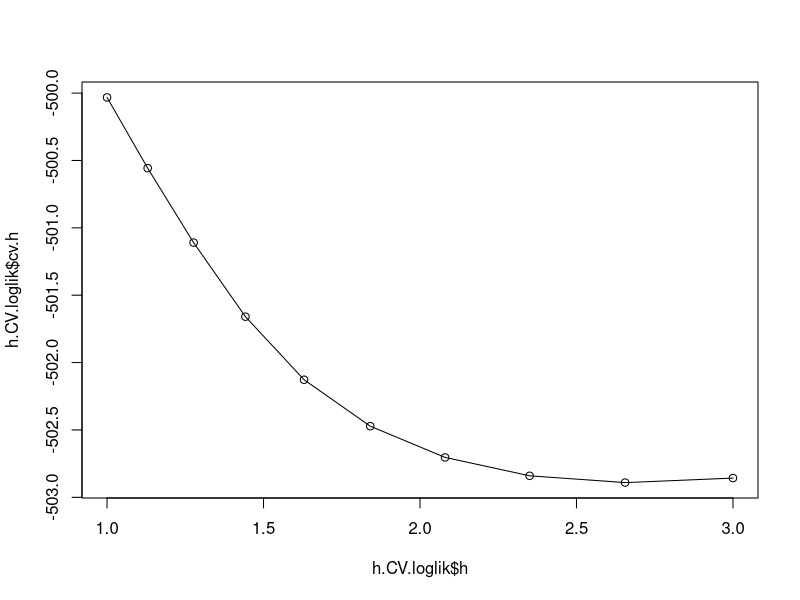
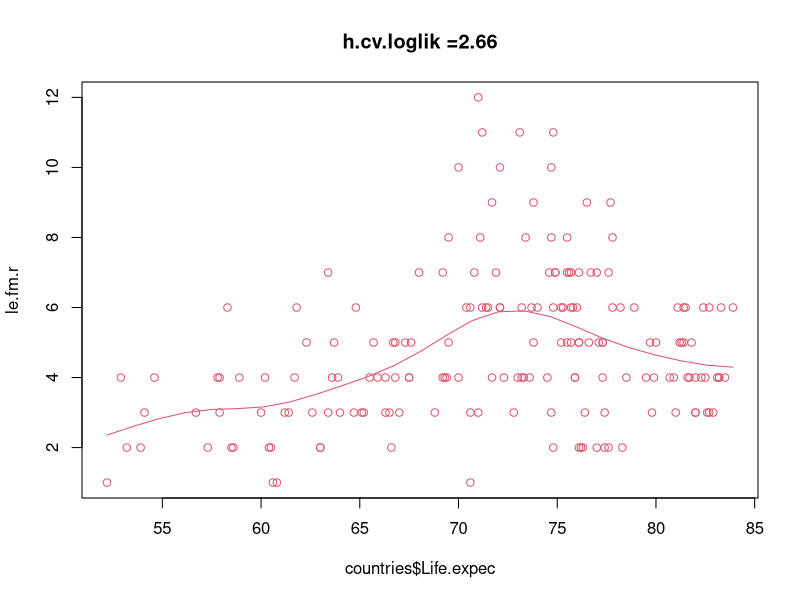

The R source for these figures, in order:
## ---- chunk 1
knitr::opts_chunk$set(echo = TRUE)
## ---- chunk 2
# Bandwidth choice in the local logistic regression 
# by leave-one-out cross-validation.
# Function "sm.binomial", from library "sm", is used.
#
# Pedro Delicado

# method can be equal to 'loglik.CV' (default) or 'prob.missclas.CV'
h.cv.sm.poison <- function(x,y,rg.h=NULL,l.h=10,method=loglik.CV){
   cv.h <- numeric(l.h)
   if (is.null(rg.h)){
      hh <- c(h.select(x,y,method="cv"),
            h.select(x,y,method="aicc"))#,hcv(x,y))
      rg.h <- range(hh)*c(1/2, 2)# why this change?
      
   }
   i <- 0
   gr.h <- exp( seq(log(rg.h[1]), log(rg.h[2]), l=l.h))
   for (h in gr.h){
      i <- i+1
      cv.h[i] <- method(x,y,h)
   }
   return(list(h = gr.h, 
               cv.h = cv.h, 
               h.cv = gr.h[which.min(cv.h)]))
}


# method loglik.CV: leave-one-out log-likelihood 
loglik.CV <- function(x,y,h){
  n <- length(x)
  pred <- sapply(1:n, 
      function(i,x,y,h){
         sm.poisson(x=x[-i],y=y[-i],h=h,eval.points=x[i],display="none")$estimate
      },   x,y,h)
  faculty <- sapply(1:n, function(i, y){prod(1:y[i])}, y)

  return(-sum(y*log(pred)-pred)) #-log(faculty) only a scale # why this change?
  # return(-sum( y*log(pred/(1-pred)) + log(1-pred) )/n)# I understand why you change log(pred/(1-pred)) for log(pred) but I don't really understand the change of the second part.
}

## ---- chunk 3
countries<-read.csv2(file="HDI.2017.subset.csv",row.names = 1)
#attach(countries)
le.fm.r <- round(countries$le.fm)
library(sm)

## ---- chunk 4
x<- countries$Life.expec
y<- le.fm.r
h=500
i=3
n = length(x)
#sm.poisson(x=x[-i],y=y[-i],h=h,eval.points=x[i],display="none")$estimate
  pred <- sapply(1:n, 
      function(i,x,y,h){
         sm.poisson(x=x[-i],y=y[-i],h=h,eval.points=x[i],display="none")$estimate
      },   x,y,h)
sum(y*log(pred)-pred)


h.cv.sm.poison(countries$Life.expec, le.fm.r)
## ---- chunk 5
h.CV.loglik <- h.cv.sm.poison(countries$Life.expec,le.fm.r,rg.h=c(1,3),method=loglik.CV)
plot(h.CV.loglik$h,h.CV.loglik$cv.h)
lines(h.CV.loglik$h,h.CV.loglik$cv.h)
## ---- chunk 6
aux <- sm.poisson(countries$Life.expec,le.fm.r,h=h.CV.loglik$h.cv)
title(main=paste("h.cv.loglik =",round(h.CV.loglik$h.cv,2),sep=""))
